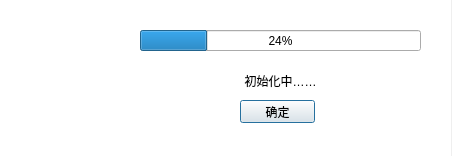
<?xml version="1.0" encoding="UTF-8"?>
<ui version="4.0">
 <class>restoreDialog</class>
 <widget class="QDialog" name="restoreDialog">
  <property name="geometry">
   <rect>
    <x>0</x>
    <y>0</y>
    <width>452</width>
    <height>156</height>
   </rect>
  </property>
  <property name="minimumSize">
   <size>
    <width>452</width>
    <height>156</height>
   </size>
  </property>
  <property name="maximumSize">
   <size>
    <width>452</width>
    <height>156</height>
   </size>
  </property>
  <property name="windowTitle">
   <string>还原</string>
  </property>
  <property name="windowIcon">
   <iconset resource="icons.qrc">
    <normaloff>:/icons/icons/open.png</normaloff>:/icons/icons/open.png</iconset>
  </property>
  <widget class="QProgressBar" name="progressBar">
   <property name="geometry">
    <rect>
     <x>140</x>
     <y>30</y>
     <width>281</width>
     <height>21</height>
    </rect>
   </property>
   <property name="value">
    <number>24</number>
   </property>
  </widget>
  <widget class="QPushButton" name="okButton">
   <property name="geometry">
    <rect>
     <x>240</x>
     <y>100</y>
     <width>75</width>
     <height>23</height>
    </rect>
   </property>
   <property name="text">
    <string>确定</string>
   </property>
  </widget>
  <widget class="QLabel" name="label">
   <property name="geometry">
    <rect>
     <x>220</x>
     <y>70</y>
     <width>121</width>
     <height>21</height>
    </rect>
   </property>
   <property name="text">
    <string>初始化中……</string>
   </property>
   <property name="alignment">
    <set>Qt::AlignCenter</set>
   </property>
  </widget>
  <widget class="QLabel" name="label_2">
   <property name="geometry">
    <rect>
     <x>0</x>
     <y>0</y>
     <width>451</width>
     <height>160</height>
    </rect>
   </property>
   <property name="styleSheet">
    <string notr="true">background-color: rgb(255, 255, 255);</string>
   </property>
   <property name="text">
    <string/>
   </property>
  </widget>
  <widget class="QLabel" name="label_3">
   <property name="geometry">
    <rect>
     <x>40</x>
     <y>30</y>
     <width>64</width>
     <height>64</height>
    </rect>
   </property>
   <property name="text">
    <string/>
   </property>
   <property name="pixmap">
    <pixmap resource="icons.qrc">:/icons/icons/open.png</pixmap>
   </property>
  </widget>
  <zorder>label_2</zorder>
  <zorder>progressBar</zorder>
  <zorder>okButton</zorder>
  <zorder>label</zorder>
  <zorder>label_3</zorder>
 </widget>
 <resources>
  <include location="icons.qrc"/>
 </resources>
 <connections/>
</ui>
